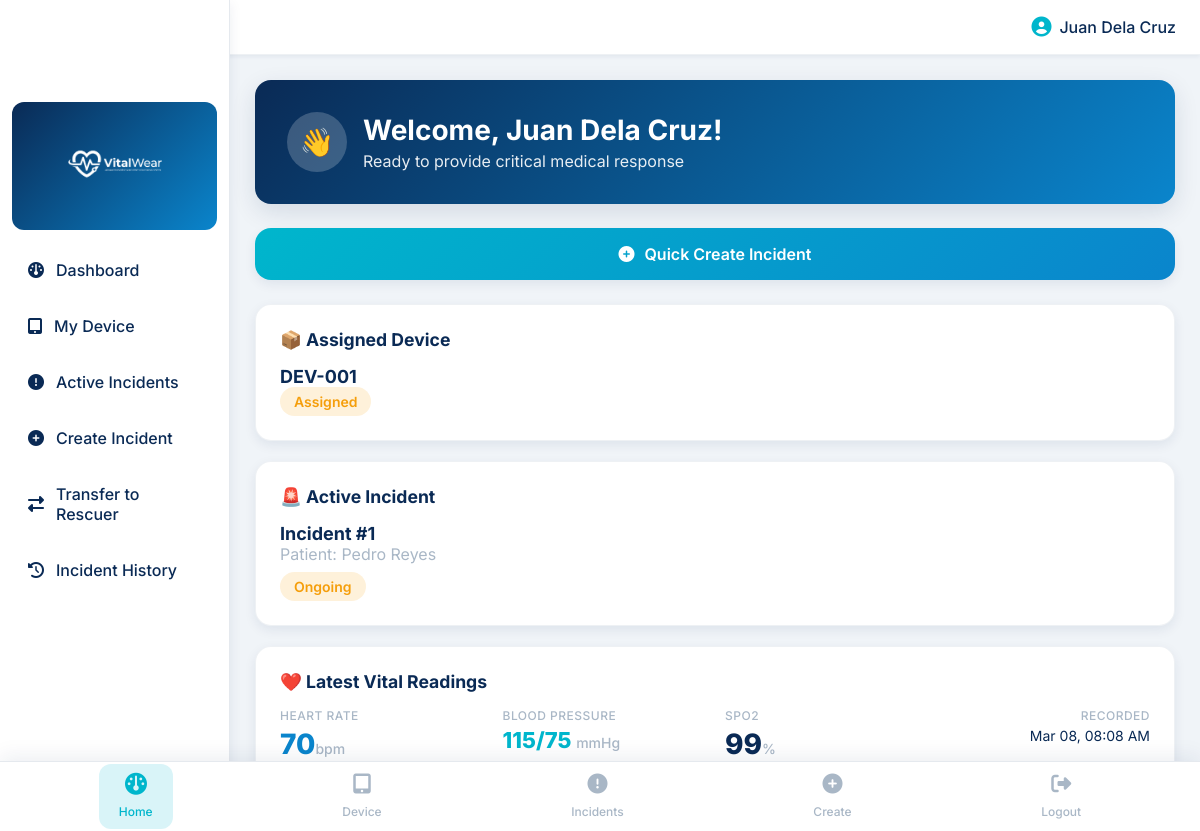
The page /roles/responder/dashboard.php (signed in) on the database its author committed.
### tables this page shows
CREATE TABLE IF NOT EXISTS responder (
    resp_id INT PRIMARY KEY AUTO_INCREMENT,
    resp_name VARCHAR(100) NOT NULL,
    resp_email VARCHAR(100) UNIQUE NOT NULL,
    resp_password VARCHAR(255) NOT NULL,
    resp_contact VARCHAR(15) DEFAULT NULL,
    status ENUM('active','inactive') DEFAULT 'active',
    created_at TIMESTAMP DEFAULT CURRENT_TIMESTAMP
);

CREATE TABLE IF NOT EXISTS device (
    dev_id INT PRIMARY KEY AUTO_INCREMENT,
    dev_serial VARCHAR(100) NOT NULL,
    dev_status ENUM('available','assigned','maintenance') DEFAULT 'available',
    created_at TIMESTAMP DEFAULT CURRENT_TIMESTAMP
);

CREATE TABLE IF NOT EXISTS incident (
    incident_id INT PRIMARY KEY AUTO_INCREMENT,
    log_id INT DEFAULT NULL,
    pat_id INT NOT NULL,
    resp_id INT NOT NULL,
    resc_id INT DEFAULT NULL,
    start_time TIMESTAMP NOT NULL DEFAULT CURRENT_TIMESTAMP,
    end_time TIMESTAMP NULL DEFAULT NULL,
    status ENUM('ongoing','transferred','completed') DEFAULT 'ongoing',
    FOREIGN KEY (log_id) REFERENCES device_log(log_id) ON UPDATE CASCADE,
    FOREIGN KEY (pat_id) REFERENCES patient(pat_id) ON UPDATE CASCADE,
    FOREIGN KEY (resp_id) REFERENCES responder(resp_id) ON UPDATE CASCADE,
    FOREIGN KEY (resc_id) REFERENCES rescuer(resc_id) ON DELETE SET NULL ON UPDATE CASCADE
);

CREATE TABLE IF NOT EXISTS patient (
    pat_id INT PRIMARY KEY AUTO_INCREMENT,
    pat_name VARCHAR(100) NOT NULL,
    birthdate DATE NOT NULL,
    contact_number VARCHAR(15) DEFAULT NULL,
    created_at TIMESTAMP DEFAULT CURRENT_TIMESTAMP
);

CREATE TABLE IF NOT EXISTS vitalstat (
    vital_id INT PRIMARY KEY AUTO_INCREMENT,
    incident_id INT NOT NULL,
    recorded_by ENUM('responder','rescuer') NOT NULL,
    bp_systolic INT DEFAULT NULL,
    bp_diastolic INT DEFAULT NULL,
    heart_rate INT DEFAULT NULL,
    oxygen_level INT DEFAULT NULL,
    recorded_at TIMESTAMP NOT NULL DEFAULT CURRENT_TIMESTAMP,
    FOREIGN KEY (incident_id) REFERENCES incident(incident_id) ON DELETE CASCADE ON UPDATE CASCADE
);

### roles/responder/dashboard.php (the view, shortened to what this page needs)
<?php
include("../../database/connection.php");
$responder_id = $_SESSION['user_id'];
$responder_query = "SELECT resp_name FROM responder WHERE resp_id = ?";
$stmt = $conn->prepare($responder_query);
$stmt->bind_param("i", $responder_id);
$stmt->execute();
$responder = $stmt->get_result()->fetch_assoc();
?>
<!DOCTYPE html>
<html lang="en">
<head>
<link rel="stylesheet" href="../../assets/css/styles.css">
</head>
<body>
<header class="topbar">
    <div style="display: flex; align-items: center; justify-content: space-between; width: 100%;">
        <div style="display: flex; align-items: center; gap: 12px;">
            <span style="font-size: 18px; font-weight: 700;">VitalWear</span>
        </div>
        <div style="display: flex; align-items: center; gap: 8px; color: var(--deep-hospital-blue); font-weight: 500;">
            <i class="fa fa-user-circle" style="font-size: 20px; color: var(--medical-cyan);"></i>
            <span><?php echo htmlspecialchars($responder['resp_name'] ?? 'Responder'); ?></span>
        </div>
    </div>
</header>
<nav id="sidebar">
<div class="sidebar-logo">
    <img src="../../assets/logo.png" alt="VitalWear Logo">
</div>
<a href="dashboard.php"><i class="fa fa-gauge"></i> Dashboard</a>
<a href="device.php"><i class="fa fa-tablet"></i> My Device</a>
<a href="active_incidents.php"><i class="fa fa-exclamation-circle"></i> Active Incidents</a>
<a href="create_incident.php"><i class="fa fa-plus-circle"></i> Create Incident</a>
<a href="transfer_incident.php"><i class="fa fa-exchange"></i> Transfer to Rescuer</a>
<a href="incident_history.php"><i class="fa fa-history"></i> Incident History</a>
<a href="/VitalWear-1/api/auth/logout.php" class="btn btn-secondary">Logout</a>
</nav>
<main class="container" style="display:block;overflow-y:auto;">
<div style="background: linear-gradient(135deg, var(--deep-hospital-blue) 0%, var(--trust-blue) 100%); padding: 32px; border-radius: var(--radius-lg); margin-bottom: 24px; color: white; box-shadow: var(--shadow-md);">
    <div style="display: flex; align-items: center; gap: 16px;">
        <div style="width: 60px; height: 60px; background: rgba(255,255,255,0.2); border-radius: 50%; display: flex; align-items: center; justify-content: center; font-size: 28px;">
            👋
        </div>
        <div>
            <h1 style="color: white; margin: 0; font-size: 1.75rem; font-weight: 700;">Welcome, <?php echo htmlspecialchars($responder['resp_name'] ?? 'Responder'); ?>!</h1>
            <p style="color: rgba(255,255,255,0.9); margin: 4px 0 0 0; font-size: 1rem;">Ready to provide critical medical response</p>
        </div>
    </div>
</div>
<div style="margin-bottom:24px;width:100%;">
    <a href="create_incident.php" class="btn-quick-action">
        <i class="fa fa-plus-circle"></i> Quick Create Incident
    </a>
</div>
<div class="dashboard-card">
    <h3>📦 Assigned Device</h3>
    <?php
    $stmt = $conn->prepare("
        SELECT d.dev_serial, d.dev_status
        FROM device_log dl
        JOIN device d ON dl.dev_id = d.dev_id
        WHERE dl.resp_id = ? AND dl.date_returned IS NULL
        ORDER BY dl.date_assigned DESC
        LIMIT 1
    ");
    $stmt->bind_param("i", $responder_id);
    $stmt->execute();
    $device = $stmt->get_result()->fetch_assoc();
    if($device):
    ?>
    <p style="font-size:18px;font-weight:700;color:var(--deep-hospital-blue);"><?php echo $device['dev_serial']; ?></p>
    <span class="status-badge <?php echo $device['dev_status']=='available'?'status-available':'status-ongoing'; ?>">
        <?php echo ucfirst($device['dev_status']); ?>
    </span>
    <?php else: ?>
    <p style="color:var(--system-gray);">No device assigned</p>
    <a href="device.php" class="btn-link">Request Device <i class="fa fa-arrow-right"></i></a>
    <?php endif; ?>
</div>
<div class="dashboard-card">
    <h3>🚨 Active Incident</h3>
    <?php
$stmt = $conn->prepare("
        SELECT incident_id, pat_id, status, start_time FROM incident
        WHERE resp_id = ? AND status = 'ongoing'
        ORDER BY start_time DESC
        LIMIT 1
    ");
    $stmt->bind_param("i", $responder_id);
    $stmt->execute();
    $incident = $stmt->get_result()->fetch_assoc();
    if($incident):
        $pat_stmt = $conn->prepare("SELECT pat_name FROM patient WHERE pat_id = ?");
        $pat_stmt->bind_param("i", $incident['pat_id']);
        $pat_stmt->execute();
        $patient = $pat_stmt->get_result()->fetch_assoc();
    ?>
    <p style="font-size:18px;font-weight:700;color:var(--deep-hospital-blue);">Incident #<?php echo $incident['incident_id']; ?></p>
    <p style="color:var(--system-gray);margin-bottom:8px;">Patient: <?php echo htmlspecialchars($patient['pat_name'] ?? 'Unknown'); ?></p>
    <span class="status-badge status-ongoing"><?php echo ucfirst($incident['status']); ?></span>
    <?php else: ?>
    <p style="color:var(--system-gray);">No active incidents</p>
    <a href="create_incident.php" class="btn-link">Create Incident <i class="fa fa-arrow-right"></i></a>
    <?php endif; ?>
</div>
<div class="dashboard-card">
    <h3>❤️ Latest Vital Readings</h3>
    <?php
    $stmt = $conn->prepare("
        SELECT
            v.heart_rate,
            v.bp_systolic,
            v.bp_diastolic,
            v.oxygen_level,
            v.recorded_at,
            p.pat_name,
            i.incident_id
        FROM vitalstat v
        JOIN incident i ON v.incident_id = i.incident_id
        JOIN patient p ON i.pat_id = p.pat_id
        WHERE i.resp_id = ? AND i.status = 'ongoing'
        ORDER BY v.recorded_at DESC
        LIMIT 1
    ");
    $stmt->bind_param("i", $responder_id);
    $stmt->execute();
    $vitals = $stmt->get_result()->fetch_assoc();
    if($vitals):
    ?>
    <div class="vitals-grid">
        <div class="vital-stat">
            <span class="vital-stat-label">Heart Rate</span>
            <span class="vital-stat-value" style="color:#0A85CC;">
                <?php echo $vitals['heart_rate']; ?><span class="vital-stat-unit">bpm</span>
            </span>
        </div>
        <div class="vital-stat">
            <span class="vital-stat-label">Blood Pressure</span>
            <span class="vital-stat-value" style="color:#00B6CC;font-size:22px;">
                <?php echo $vitals['bp_systolic']; ?>/<?php echo $vitals['bp_diastolic']; ?>
                <span class="vital-stat-unit">mmHg</span>
            </span>
        </div>
        <div class="vital-stat">
            <span class="vital-stat-label">SpO2</span>
            <span class="vital-stat-value" style="color:#0A2A55;">
                <?php echo $vitals['oxygen_level']; ?><span class="vital-stat-unit">%</span>
            </span>
        </div>
        <div class="vital-stat" style="text-align:right;">
            <span class="vital-stat-label">Recorded</span>
            <span style="font-size:14px;color:var(--deep-hospital-blue);"><?php echo date('M d, h:i A', strtotime($vitals['recorded_at'])); ?></span>
        </div>
    </div>
    <?php endif; ?>
</div>
</main>
<nav class="bottom-nav">
<a href="dashboard.php" class="bottom-item active">
    <i class="fa fa-gauge"></i>
    <span>Home</span>
</a>
<a href="device.php" class="bottom-item">
    <i class="fa fa-tablet"></i>
    <span>Device</span>
</a>
<a href="active_incidents.php" class="bottom-item">
    <i class="fa fa-exclamation-circle"></i>
    <span>Incidents</span>
</a>
<a href="create_incident.php" class="bottom-item">
    <i class="fa fa-plus-circle"></i>
    <span>Create</span>
</a>
<a href="../../api/auth/logout.php" class="bottom-item">
    <i class="fa fa-sign-out"></i>
    <span>Logout</span>
</a>
</nav>
</body>
</html>

### assets/css/styles.css (style rules this page uses)
* { margin:0; padding:0; box-sizing:border-box; }
body { font-family:"Segoe UI", sans-serif; background:linear-gradient(135deg,#e3e9f2,#f6f8fc); color:#111; overflow-x:hidden; }
.topbar { position:fixed; top:0; left:0; width:100%; height:55px; display:flex; align-items:center; justify-content:center; background:linear-gradient(90deg,#dd4c56,#c93c46); color:white; font-weight:700; z-index:900; box-shadow:0 5px 20px rgba(0,0,0,.1); }
#sidebar { position:fixed; left:0; top:0; width:230px; height:100vh; padding-top:90px; background:linear-gradient(180deg,#dd4c56,#c93c46); display:flex; flex-direction:column; z-index:1000; }
#sidebar a { display:flex; align-items:center; gap:12px; color:white; text-decoration:none; padding:15px 18px; margin:10px 18px; border-radius:12px; transition:.3s; }
#sidebar a:last-child { margin-top:auto; background:rgba(0,0,0,.2); font-weight:600; box-shadow:0 8px 20px rgba(0,0,0,.2); }
.container { position:fixed; top:55px; left:230px; width:calc(100% - 230px); height:calc(100vh - 55px); display:flex; justify-content:center; align-items:center; padding:25px; }
.bottom-nav { display:none; position:fixed; bottom:0; left:0; width:100%; height:70px; background:white; box-shadow:0 -8px 25px rgba(0,0,0,.15); justify-content:space-around; align-items:center; z-index:2000; }
.bottom-item { display:flex; flex-direction:column; align-items:center; font-size:13px; color:#555; text-decoration:none; }
.bottom-item i { font-size:20px; margin-bottom:4px; }

### rows shown on the page
responder: resp_name "Juan Dela Cruz"
device: dev_serial "DEV-001", dev_status "Assigned"
incident: incident_id "1", status "Ongoing"
patient: pat_name "Pedro Reyes"
vitalstat: heart_rate "70", bp_systolic "115", bp_diastolic "75", oxygen_level "99", recorded_at "Mar 08, 08:08 AM"
